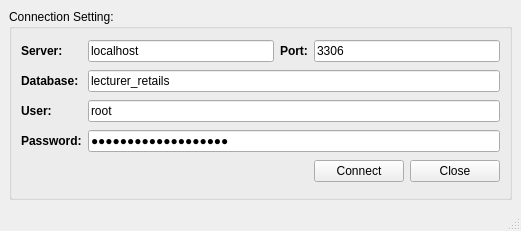
<?xml version="1.0" encoding="UTF-8"?>
<ui version="4.0">
 <class>MainWindow</class>
 <widget class="QMainWindow" name="MainWindow">
  <property name="geometry">
   <rect>
    <x>0</x>
    <y>0</y>
    <width>521</width>
    <height>231</height>
   </rect>
  </property>
  <property name="windowTitle">
   <string>Phạm Ngọc Mỹ</string>
  </property>
  <property name="windowIcon">
   <iconset>
    <normaloff>../Images/ic_logo.jpg</normaloff>../Images/ic_logo.jpg</iconset>
  </property>
  <property name="styleSheet">
   <string notr="true"/>
  </property>
  <widget class="QWidget" name="centralwidget">
   <layout class="QVBoxLayout" name="verticalLayout">
    <item>
     <widget class="QGroupBox" name="groupBox">
      <property name="title">
       <string>Connection Setting:</string>
      </property>
      <layout class="QGridLayout" name="gridLayout">
       <item row="0" column="1">
        <widget class="QLineEdit" name="lineEditServer">
         <property name="text">
          <string>localhost</string>
         </property>
        </widget>
       </item>
       <item row="3" column="0">
        <widget class="QLabel" name="label_4">
         <property name="font">
          <font>
           <weight>75</weight>
           <bold>true</bold>
          </font>
         </property>
         <property name="text">
          <string>User:</string>
         </property>
        </widget>
       </item>
       <item row="4" column="0">
        <widget class="QLabel" name="label_5">
         <property name="font">
          <font>
           <weight>75</weight>
           <bold>true</bold>
          </font>
         </property>
         <property name="text">
          <string>Password:</string>
         </property>
        </widget>
       </item>
       <item row="0" column="0">
        <widget class="QLabel" name="label">
         <property name="font">
          <font>
           <weight>75</weight>
           <bold>true</bold>
          </font>
         </property>
         <property name="text">
          <string>Server:</string>
         </property>
        </widget>
       </item>
       <item row="0" column="2">
        <widget class="QLabel" name="label_2">
         <property name="font">
          <font>
           <weight>75</weight>
           <bold>true</bold>
          </font>
         </property>
         <property name="text">
          <string>Port:</string>
         </property>
        </widget>
       </item>
       <item row="2" column="0">
        <widget class="QLabel" name="label_3">
         <property name="font">
          <font>
           <weight>75</weight>
           <bold>true</bold>
          </font>
         </property>
         <property name="text">
          <string>Database:</string>
         </property>
        </widget>
       </item>
       <item row="2" column="1" colspan="3">
        <widget class="QLineEdit" name="lineEditDatabase">
         <property name="text">
          <string>lecturer_retails</string>
         </property>
        </widget>
       </item>
       <item row="3" column="1" colspan="3">
        <widget class="QLineEdit" name="lineEditUser">
         <property name="text">
          <string>root</string>
         </property>
        </widget>
       </item>
       <item row="4" column="1" colspan="3">
        <widget class="QLineEdit" name="lineEditPassword">
         <property name="text">
          <string>3141592653589793Mk.</string>
         </property>
         <property name="echoMode">
          <enum>QLineEdit::Password</enum>
         </property>
        </widget>
       </item>
       <item row="6" column="3">
        <layout class="QHBoxLayout" name="horizontalLayout">
         <item>
          <widget class="QPushButton" name="pushButtonConnect">
           <property name="text">
            <string>Connect</string>
           </property>
          </widget>
         </item>
         <item>
          <widget class="QPushButton" name="pushButtonClose">
           <property name="text">
            <string>Close</string>
           </property>
           <property name="shortcut">
            <string>Esc</string>
           </property>
          </widget>
         </item>
        </layout>
       </item>
       <item row="0" column="3">
        <widget class="QLineEdit" name="lineEditPort">
         <property name="maximumSize">
          <size>
           <width>200</width>
           <height>16777215</height>
          </size>
         </property>
         <property name="text">
          <string>3306</string>
         </property>
        </widget>
       </item>
      </layout>
     </widget>
    </item>
   </layout>
  </widget>
  <widget class="QMenuBar" name="menubar">
   <property name="geometry">
    <rect>
     <x>0</x>
     <y>0</y>
     <width>521</width>
     <height>21</height>
    </rect>
   </property>
  </widget>
  <widget class="QStatusBar" name="statusbar"/>
 </widget>
 <resources/>
 <connections>
  <connection>
   <sender>pushButtonClose</sender>
   <signal>clicked()</signal>
   <receiver>MainWindow</receiver>
   <slot>close()</slot>
   <hints>
    <hint type="sourcelabel">
     <x>260</x>
     <y>271</y>
    </hint>
    <hint type="destinationlabel">
     <x>179</x>
     <y>166</y>
    </hint>
   </hints>
  </connection>
 </connections>
</ui>
